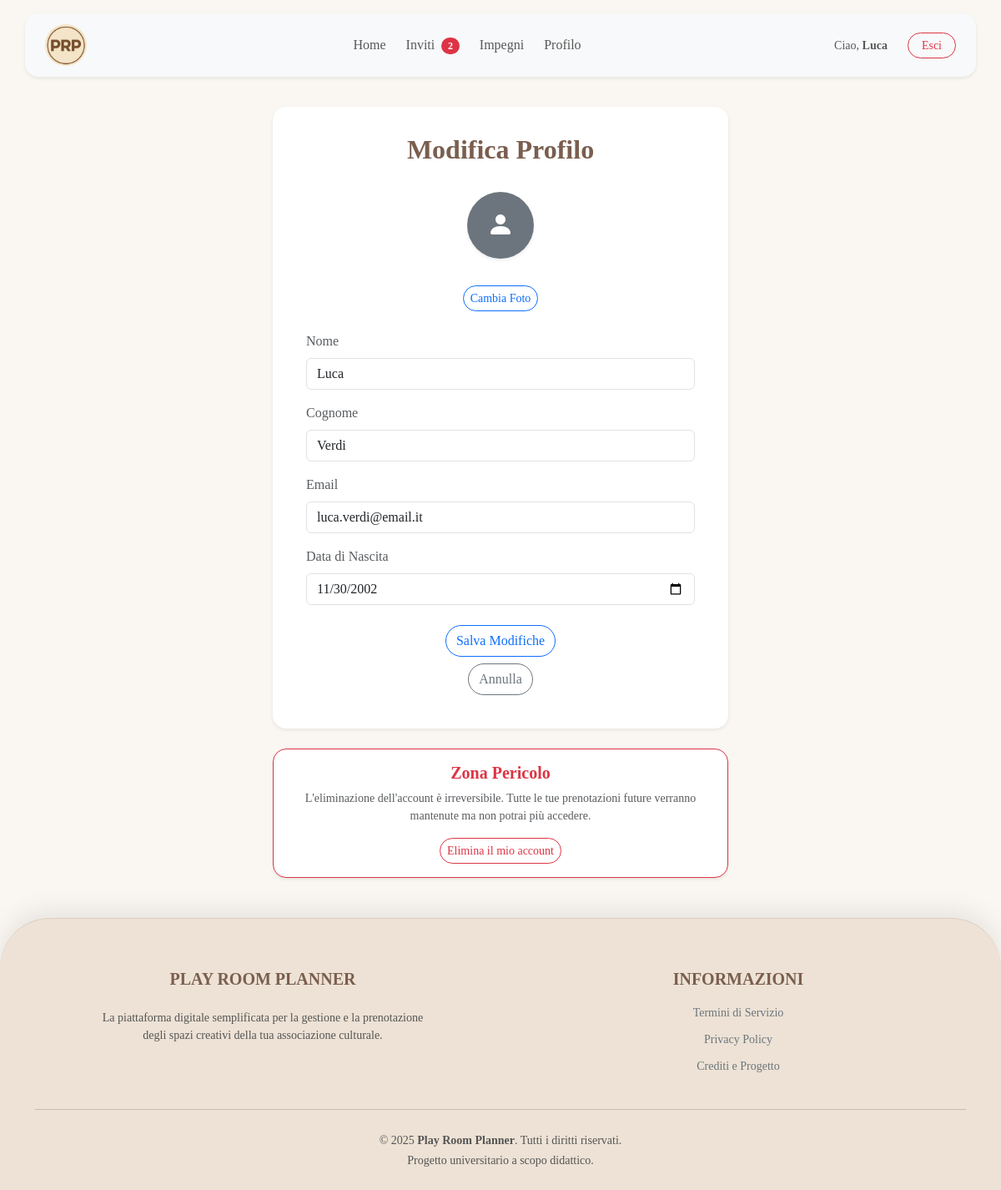
The app's page /frontend/modifica_profilo.php (signed in) with its own data.
### tables this page shows
CREATE TABLE UTENTE (
    id_utente INT PRIMARY KEY AUTO_INCREMENT,
    nome VARCHAR(50) NOT NULL,
    cognome VARCHAR(50) NOT NULL,
    data_nascita DATE NOT NULL,
    ruolo VARCHAR(20) NULL CHECK (ruolo IN ('docente', 'allievo', 'tecnico')),
    email VARCHAR(100) NOT NULL UNIQUE,
    password_hash VARCHAR(255) NOT NULL,
    foto VARCHAR(255) NULL,
    
    anni_servizio INT NULL CHECK (anni_servizio IS NULL OR anni_servizio >= 0),
    data_nomina DATE NULL,
    is_responsabile BOOLEAN NOT NULL DEFAULT FALSE,
    is_admin BOOLEAN NOT NULL DEFAULT FALSE,
    
    id_settore INT NULL,
    FOREIGN KEY (id_settore) REFERENCES SETTORE(id_settore)
        ON DELETE NO ACTION  
        ON UPDATE CASCADE
);

### common/function.php (called while the page is built, shortened)
<?php
function datiUtenteCompleti($cid, $id_utente)
{
    $sql = "SELECT U.*, S.nome AS nome_settore
            FROM UTENTE U
            LEFT JOIN SETTORE S ON U.id_settore = S.id_settore
            WHERE U.id_utente = ?";
    $stmt = $cid->prepare($sql);
    $stmt->bind_param("i", $id_utente);
    $stmt->execute();
    $result = $stmt->get_result();
    $dati = $result->fetch_assoc();
    return $dati;
}

### frontend/modifica_profilo.php (the view, shortened to what this page needs)
<?php
require_once __DIR__ . '/../common/function.php';
$dati_utente = datiUtenteCompleti($cid, $_SESSION['id_utente']);
?>
<!DOCTYPE html>
<html lang="it">
<?php require ROOT_PATH . "/common/header.php" ?>
<body>
    <?php include ROOT_PATH . '/common/navbar.php'; ?>
    <div class="container mt-5 mb-5">
        <div class="row justify-content-center">
            <div class="col-lg-6 col-md-8">
                <div class="card shadow-sm rounded-4 p-4 mb-4 border-0 overflow-hidden">
                    <div class="card-header bg-white border-0 text-center">
                        <h2 class="fw-bold" >Modifica Profilo</h2>
                    </div>
                    <div class="card-body">
                        <form action="<?php echo BASE_URL; ?>backend/update_profile.php" method="POST" enctype="multipart/form-data">
                            <div class="mb-4 text-center">
                                <?php
                                $pathFoto = !empty($dati_utente['foto']) ? $dati_utente['foto'] : '';
                                $hasFoto = !empty($pathFoto) && file_exists($pathFoto);
                                ?>
                                <div class="d-flex flex-column align-items-center gap-3">
                                    <div class="position-relative" style="width: 80px; height: 80px;">
                                        <div id="defaultIcon"
                                            class="rounded-circle bg-secondary text-white d-flex justify-content-center align-items-center shadow-sm <?php echo $hasFoto ? 'd-none' : ''; ?>"
                                            style="width: 80px; height: 80px;">
                                            <i class="bi bi-person-fill fs-2"></i>
                                        </div>
                                    </div>
                                    <div class="d-flex gap-2 justify-content-center mt-3">
                                        <label class="btn btn-sm btn-outline-primary rounded-pill" style="cursor: pointer;">
                                            Cambia Foto
                                        </label>
                                    </div>
                                </div>
                            </div>
                            <div class="mb-3">
                                <label for="nome" class="form-label text-muted">Nome</label>
                                <input type="text" class="form-control" id="nome" name="nome"
                                    value="<?php echo htmlspecialchars($dati_utente['nome']); ?>" required>
                            </div>
                            <div class="mb-3">
                                <label for="cognome" class="form-label text-muted">Cognome</label>
                                <input type="text" class="form-control" id="cognome" name="cognome"
                                    value="<?php echo htmlspecialchars($dati_utente['cognome']); ?>" required>
                            </div>
                            <div class="mb-3">
                                <label for="email" class="form-label text-muted">Email</label>
                                <input type="email" class="form-control" id="email" name="email"
                                    value="<?php echo htmlspecialchars($dati_utente['email']); ?>" required>
                            </div>
                            <div class="mb-3">
                                <label for="data_nascita" class="form-label text-muted">Data di Nascita</label>
                                <input type="date" class="form-control" id="data_nascita" name="data_nascita"
                                    value="<?php echo $dati_utente['data_nascita']; ?>" required>
                            </div>
                            <div class="text-center mt-4">
                                <button type="submit" class="btn btn-outline-primary rounded-pill">Salva Modifiche</button>
                                <div class="mt-2">
                                    <a href="<?php echo BASE_URL; ?>frontend/profilo.php" class="btn btn-outline-secondary rounded-pill">Annulla</a>
                                </div>
                            </div>
                        </form>
                    </div>
                </div>
                <div class="card border-danger shadow-sm rounded-4">
                    <div class="card-body text-center">
                        <h5 class="card-title text-danger fw-bold">Zona Pericolo</h5>
                        <p class="card-text small text-muted">
                            L'eliminazione dell'account è irreversibile. Tutte le tue prenotazioni future verranno mantenute ma non potrai più accedere.
                        </p>
                        <form action="<?php echo BASE_URL; ?>backend/delete_profile.php" method="POST" onsubmit="return confirm('Sei sicuro di voler eliminare definitivamente il tuo account? Questa azione non può essere annullata.');">
                            <button type="submit" class="btn btn-outline-danger btn-sm rounded-pill">
                                Elimina il mio account
                            </button>
                        </form>
                    </div>
                </div>
            </div>
        </div>
    </div>
</body>
</html>

### css/style.css (style rules this page uses)
* { font-family: Georgia, 'Times New Roman', Times, serif; }
html { height: 100%; }
body { background-color: #FAF7F2; padding-top: 80px; min-height: 100vh; display: flex; flex-direction: column; }
footer { margin-top: auto; width: 100%; }
html, body { overscroll-behavior-y: none; }
.container h2 { color: #7A5E4E; }
.footer-vintage { background-color: #EDE2D5; color: #7A5E4E; border-top-left-radius: 60px; border-top-right-radius: 60px; border-top: 1px solid rgba(122, 94, 78, 0.15); box-shadow: 0 -10px 30px rgba(0, 0, 0, 0.08); position: relative; z-index: 10; padding-top: 60px; padding-bottom: 40px; margin-top: auto; }
.footer-vintage hr { border-color: rgba(122, 94, 78, 0.3); opacity: 1; }

### records on screen
utente: nome "Luca", cognome "Verdi", email "luca.verdi@email.it", data_nascita "11/30/2002"

### other values on screen
$num_inviti "2"
$_SESSION['nome'] "Luca"
